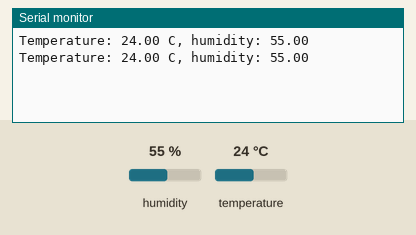
The sketch below on a simulated Arduino Uno, built with avr-gcc and run on an emulated ATmega328P. Parts: the last lines printed to the serial monitor. Inputs (shaded band) come from the test bench; at power-on: humidity 55 %, temperature 24 °C.

Above: at 3.3 s.
3.4 s: humidity set to 22 %
At 6.3 s:
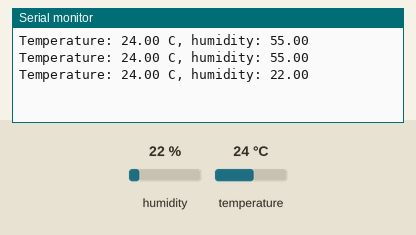
6.7 s: temperature set to 12 °C
At 9.0 s:
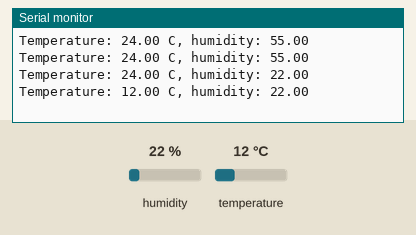
10.0 s: humidity set to 40 %
At 10.7 s:
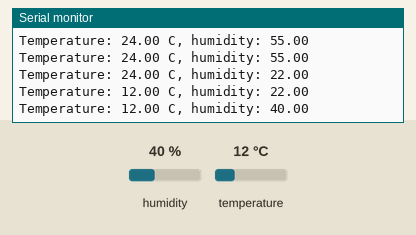
Timing chart, 0 to 13.0 s (numbered marks = the images above; inputs shaded):
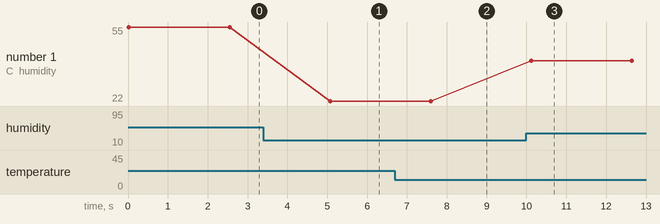

Measured:
- after the input at 3.4 s, the serial monitor: prints a new line after 1.7 s (image 1)
- after the input at 6.7 s, the serial monitor: prints a new line after 0.90 s (image 2)
- after the input at 10.0 s, the serial monitor: prints a new line after 0.12 s (image 3)
- plotted number 1: 55 → 22 after the input at 3.4 s, 22 → 40 after the input at 10.0 s

The sketch:

sketch.ino
```cpp
#include <DHT.h>
DHT sensor(2, DHT11);
void setup() {
  Serial.begin(115200);
  sensor.begin();
}
void loop() {
  float t = sensor.readTemperature();
  float h = sensor.readHumidity();
  if (isnan(t) || isnan(h)) Serial.println("Read failed");
  else {
    Serial.print("Temperature: ");
    Serial.print(t);
    Serial.print(" C, humidity: ");
    Serial.println(h);
  }
  delay(2500);
}
```
